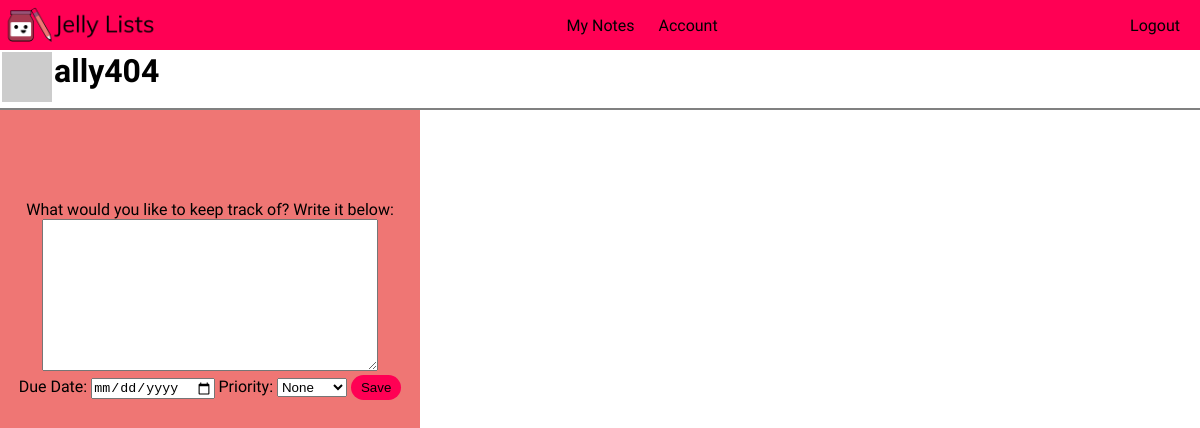
Before: /mynotes (signed in) with the older database file.
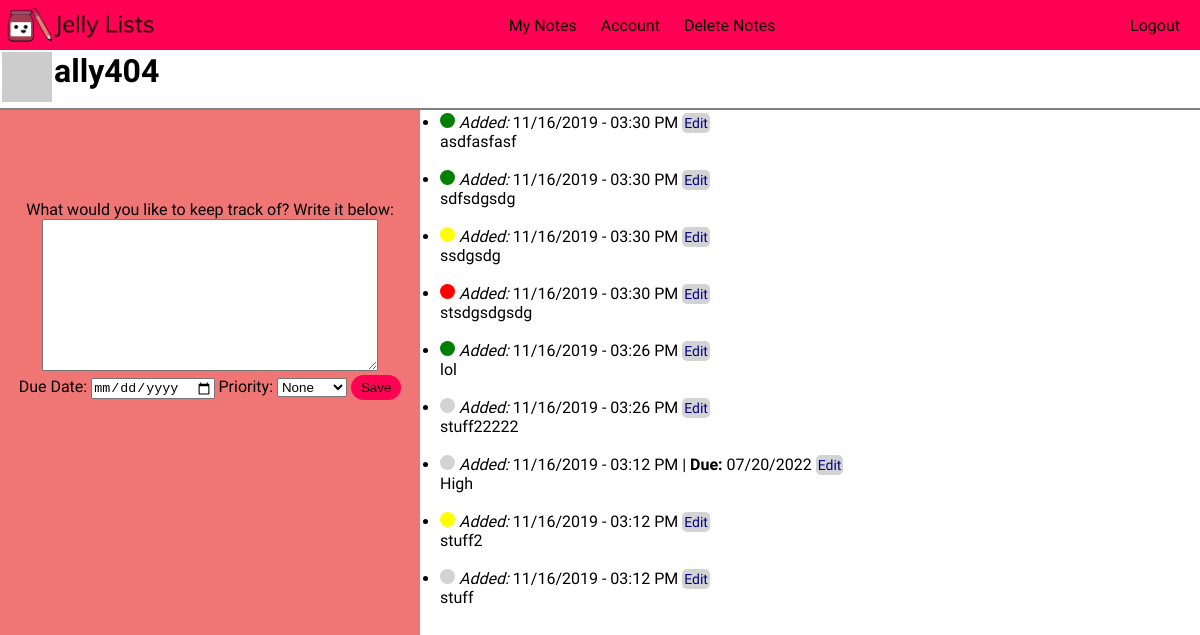
After: the same page with the newer database file.
### app/models.py (models this page shows, shortened)
class User(UserMixin, db.Model):
    id = db.Column(db.Integer, primary_key=True)
    username = db.Column(db.String(64), index=True, unique=True)
    email = db.Column(db.String(120), index=True, unique=True)
    password_hash = db.Column(db.String(128))
    about_me = db.Column(db.String(140))
    notes = db.relationship('Note', backref='author', lazy='dynamic')
    def get_notes(self):
        return Note.query.filter(Note.user_id == self.id).order_by(
            Note.timestamp.desc())
    def get_note_count(self):
        return Note.query.filter(Note.user_id == self.id).count()
    def avatar(self, size):
        digest = md5(self.email.lower().encode('utf-8')).hexdigest()
        return 'https://www.gravatar.com/avatar/{}?d=monsterid&s={}'.format(
            digest, size)

class Note(db.Model):
    id = db.Column(db.Integer, primary_key=True)
    body = db.Column(db.String)
    timestamp = db.Column(db.DateTime, index=True, default=datetime.now)
    due_date = db.Column(db.DateTime, index=True)
    user_id = db.Column(db.Integer, db.ForeignKey('user.id'))
    priority = db.Column(db.Integer, default=0)

### app/routes.py (the view, shortened to what this page needs)
@app.route('/mynotes', methods=['GET', 'POST'])
@login_required
def mynotes():
    form = NoteForm()
    noteID = request.args.get('noteID')
    if form.validate_on_submit() and noteID is None:
        if 'submit' in request.form:
            note = Note(body=form.note.data, due_date=form.due_date.data, author=current_user, priority=form.priorityLevel.data)
            db.session.add(note)
            db.session.commit()
        return redirect(url_for('mynotes'))
    notes = current_user.get_notes().all()
    noteData = Note.query.filter_by(id=noteID).first()
    if noteID is not None:
        form.note.data = noteData.body
        form.due_date.data = noteData.due_date
        form.priorityLevel.data = noteData.priority
    return render_template('mynotes.html', form=form, notes=notes)

### app/forms.py (shortened to what this page needs)
class NoteForm(FlaskForm):
    note = TextAreaField(validators=[DataRequired()])
    due_date = DateField('Due Date', format='%m/%d/%Y', validators=[Optional()])
    priorityLevel = SelectField('Priority', choices=[(0,'None'),(1,'Low'),(2,'Medium'),(3,'High')], coerce=int)
    submit = SubmitField('Save')

### app/models.py (called while the page is built)
@login.user_loader
def load_user(id):
    return User.query.get(int(id))

### app/templates/mynotes.html (shortened to what this page needs)
<!DOCTYPE html>
<html>
<head>
    <link type="text/css" rel="stylesheet" href="/static/style.css"/>
</head>
<body id="note_body">
    <header>
        <a href="homepage"><img src="static/JamNotJelly_Logo_text.png" alt="Jam Not Jelly's Jelly Lists" id="nav_logo"></a>
        <ul class="nav_links">
            {% if current_user.is_authenticated %}
                <li><a class="nav_content" href="mynotes">My Notes</a></li>
                <li><a class="nav_content" href="account">Account</a></li>
                {% if current_user.get_note_count() > 0 %}
                    <li><a class="nav_content" href="delete-notes">Delete Notes</a></li>
                {% endif %}
            {% endif %}
        </ul>
        <ul class="nav_links" id="right_links">
            {% if current_user.is_anonymous %}
            <li><a href="{{ url_for('login') }}">Login</a></li> |
            <li><a class="nav_content" href="register">Sign Up</a></li>
            {% else %}
            <li><a href="{{ url_for('logout') }}">Logout</a></li>
            {% endif %}
        </ul>
    </header>
    <div id="note_body">
        {% if current_user.is_authenticated %}
        <table>
                <tr valign="top">
                    <td><img src="{{ current_user.avatar(128) }}" id="note_avatar"></td>
                    <td>
                        <h1>{{ current_user.username }}</h1>
                    </td>
                </tr>
        </table>
        {% endif %}
        <form action="" method="post" id="notes">
            <div id="left_side">
                <div id="note_input">
                    <p>What would you like to keep track of? Write it below:</p>
                    {{ form.note(style="width: 80%;",rows=10, id="note_textbox") }}<br>
                    <p>Due Date: {{ form.due_date(placeholder="mm/dd/yyyy") }}
                    Priority: {{form.priorityLevel()}}
					{{ form.submit(id="note_submit") }}
                    </p>
                </div>
            </div>
            <ul id="note_list">
                {% for note in notes %}
                    <li>
						{% if note.priority == 0 %} <span class="dot0"> </span>
						{% elif note.priority == 1 %}  <span class="dot1"> </span>
						{% elif note.priority == 2 %} <span class="dot2"> </span>
						{% elif note.priority == 3 %} <span class="dot3"> </span>
						{% endif %}
                        <i>Added: </i>{{ note.timestamp.strftime('%m/%d/%Y - %I:%M %p') }}
                            {% if note.due_date %}
                                | <b>Due: </b>{{ note.due_date.strftime('%m/%d/%Y') }}
                            {% endif %}
							<a style="color: darkblue; background-color: lightgrey; padding: 2px; font-size: 14px; border-radius: 5px" href="?noteID={{note.id}}">Edit</a>
                        <br>{{ note.body }}<br>
				</li><br>
                {% endfor %}
            </ul>
        </form>
    </div>
</body>
</html>

### app/static/style.css (style rules this page uses)
* { box-sizing: border-box; margin: 0; padding: 0; text-decoration: none; }
a { color: black; }
body { width: 100%; height: 100%; font-family: 'Muli', sans-serif; }
header { background-color: #ff0054; color:black; width: 100%; height: 50px; display: flex; justify-content: space-between; align-items: center; }
.nav_links { list-style: none; color: black; }
.nav_links li { display: inline-block; padding: 0 10px; }
.nav_links li a { transition: all 0.5s ease 0s }
#right_links { margin-right: 10px; }
input[type=submit] { padding: 5px 10px; background-color: rgba(239,118,116,1); border: none; border-radius: 20px; cursor: pointer; transition: all 0.5s ease 0s; }
textarea { font-family: Arial, Helvetica, sans-serif; }
#nav_logo { height: 60px; vertical-align: bottom; }
#note_avatar { width: 50px; }
#note_body { height: 100%; }
#notes { position: relative; height: 100%; }
#left_side { background-color: rgba(239,118,116,1); width: 35%; height: 100%; float: left; text-align: center; position: fixed; bottom: 0px; z-index: -3; }
#note_input { margin-left: auto; margin-right: auto; text-align: center; padding-bottom: 5px; padding-top: 200px; }
#note_list { width: 65%; float: right; word-wrap: break-word; padding: 5px; padding-left: 20px; }
#note_body { border-bottom: solid grey 1px; background-color: white; }
#note_submit { background-color: rgba(255, 0, 84, 1) !important; }

### app/templates/mynotes.html (style rules this page uses)
span[class^="dot"] { height: 15px; width: 15px; border-radius: 50%; display: inline-block; }
.dot0 { background-color: lightgrey; }
.dot1 { background-color: green; }
.dot2 { background-color: yellow; }
.dot3 { background-color: red; }

Changed rows visible on the page:
added Note: priority 1 (drawn), timestamp "11/16/2019 - 03:30 PM", body "asdfasfasf"
added Note: priority 1 (drawn), timestamp "11/16/2019 - 03:30 PM", body "sdfsdgsdg"
added Note: priority 2 (drawn), timestamp "11/16/2019 - 03:30 PM", body "ssdgsdg"
added Note: priority 3 (drawn), timestamp "11/16/2019 - 03:30 PM", body "stsdgsdgsdg"
added Note: priority 1 (drawn), timestamp "11/16/2019 - 03:26 PM", body "lol"
added Note: priority 0 (drawn), timestamp "11/16/2019 - 03:26 PM", body "stuff22222"
added Note: priority 0 (drawn), timestamp "11/16/2019 - 03:12 PM", due_date "07/20/2022", body "High"
added Note: priority 2 (drawn), timestamp "11/16/2019 - 03:12 PM", body "stuff2"
added Note: priority 0 (drawn), timestamp "11/16/2019 - 03:12 PM", body "stuff"
Other visible differences:
text now shown: "Delete Notes"
